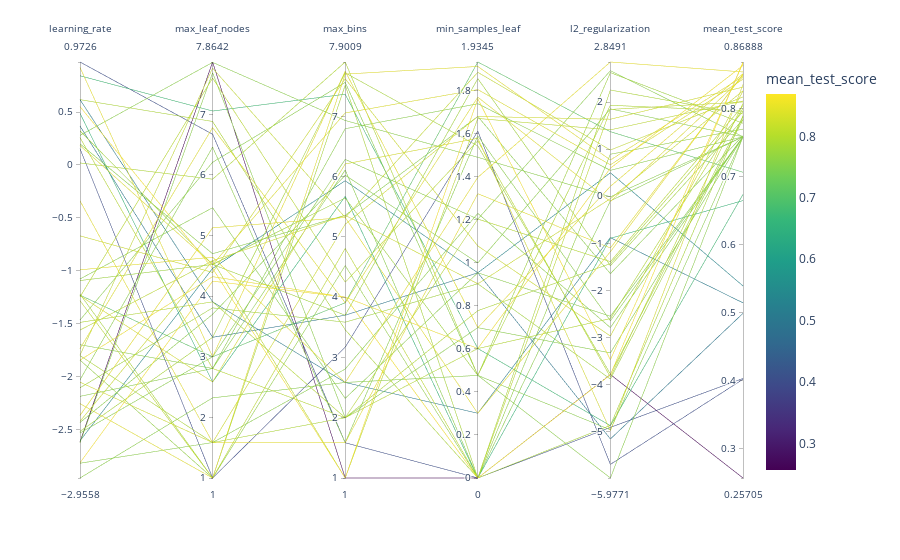

Notebook code cell kept with this figure:
### Code cell
import numpy as np
import plotly.express as px

fig = px.parallel_coordinates(
    cv_results.apply(
        {
            "learning_rate": lambda x : np.log10(x.astype(np.float64)),
            "max_leaf_nodes": lambda x : np.log2(x.astype(np.int64)),
            "max_bins": lambda x : np.log2(x.astype(np.int64)),
            "min_samples_leaf": lambda x : np.log10(x.astype(np.float64)),
            "l2_regularization": lambda x : np.log10(x.astype(np.float64)),
            "mean_test_score": lambda x: x,
        }
    ),
    color="mean_test_score",
    color_continuous_scale=px.colors.sequential.Viridis,
)
fig.show()
